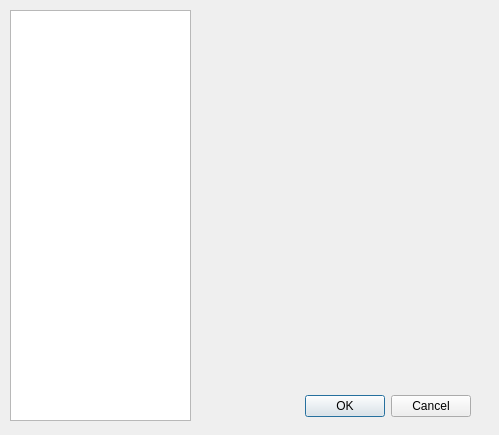
<?xml version="1.0" encoding="UTF-8"?>
<ui version="4.0">
 <class>dlgPreferences</class>
 <widget class="QDialog" name="dlgPreferences">
  <property name="geometry">
   <rect>
    <x>0</x>
    <y>0</y>
    <width>499</width>
    <height>435</height>
   </rect>
  </property>
  <property name="windowTitle">
   <string>Dialog</string>
  </property>
  <widget class="QDialogButtonBox" name="btnOk">
   <property name="geometry">
    <rect>
     <x>130</x>
     <y>390</y>
     <width>341</width>
     <height>32</height>
    </rect>
   </property>
   <property name="orientation">
    <enum>Qt::Horizontal</enum>
   </property>
   <property name="standardButtons">
    <set>QDialogButtonBox::Cancel|QDialogButtonBox::Ok</set>
   </property>
  </widget>
  <widget class="QListWidget" name="wdtOptions">
   <property name="geometry">
    <rect>
     <x>10</x>
     <y>10</y>
     <width>181</width>
     <height>411</height>
    </rect>
   </property>
  </widget>
  <widget class="QStackedWidget" name="wdtPages">
   <property name="geometry">
    <rect>
     <x>200</x>
     <y>10</y>
     <width>281</width>
     <height>371</height>
    </rect>
   </property>
   <widget class="QWidget" name="page"/>
   <widget class="QWidget" name="page_2"/>
  </widget>
 </widget>
 <resources/>
 <connections>
  <connection>
   <sender>btnOk</sender>
   <signal>accepted()</signal>
   <receiver>dlgPreferences</receiver>
   <slot>accept()</slot>
   <hints>
    <hint type="sourcelabel">
     <x>248</x>
     <y>254</y>
    </hint>
    <hint type="destinationlabel">
     <x>157</x>
     <y>274</y>
    </hint>
   </hints>
  </connection>
  <connection>
   <sender>btnOk</sender>
   <signal>rejected()</signal>
   <receiver>dlgPreferences</receiver>
   <slot>reject()</slot>
   <hints>
    <hint type="sourcelabel">
     <x>316</x>
     <y>260</y>
    </hint>
    <hint type="destinationlabel">
     <x>286</x>
     <y>274</y>
    </hint>
   </hints>
  </connection>
 </connections>
</ui>
